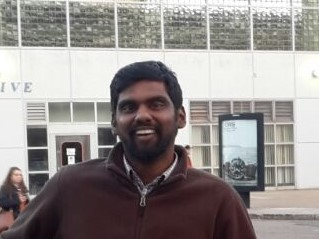
#> input picture Motion Detector using WebCam/FaceDetection/Photo.jpg, 319 x 239 px, found by its file name
$ python facedetection.py
#> lines starting #> are read from the running program, lines starting #| are printed output that depends on the picture; after the words box and inside, x2 and y2 are one past the last pixel; in counts of white or black regions, pixels touching at a corner belong together
import cv2

face_cascade = cv2.CascadeClassifier("haarcascade_frontalface_default.xml")

img=cv2.imread("photo.jpg")
#> img is the input picture: shape (239, 319, 3); mean B, G, R 140.6, 142.2, 148.2

gray_img=cv2.cvtColor(img,cv2.COLOR_BGR2GRAY)
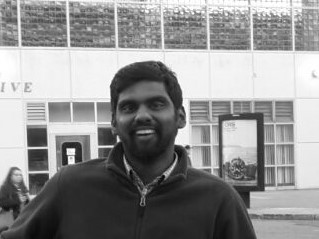
#> gray_img: shape (239, 319); min 2, max 255, mean 143.8

face=face_cascade.detectMultiScale(gray_img,
                                   scaleFactor=1.05,
                                   minNeighbors=5)
#> face = [[108, 78, 71, 71]]

for x,y,w,h in face:
    img=cv2.rectangle(img,(x,y),(x+w,y+h),(0,255,0),3)
#> this loop made 1 pass
#> pass 1, `img=cv2.rectangle(img,(x,y),(x+w,y+h),(0,255,0),3)`:
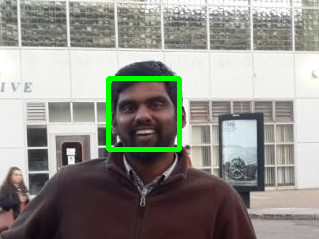
#> img: shape (239, 319, 3); 1.85% of pixels changed, all inside (x1, y1, x2, y2) = (106, 76, 182, 152)

print(type(face))
#| <class 'numpy.ndarray'>
print(face)
#| [[108  78  71  71]]


cv2.imshow("Gray",img)
cv2.waitKey(0)
cv2.destroyAllWindows()
